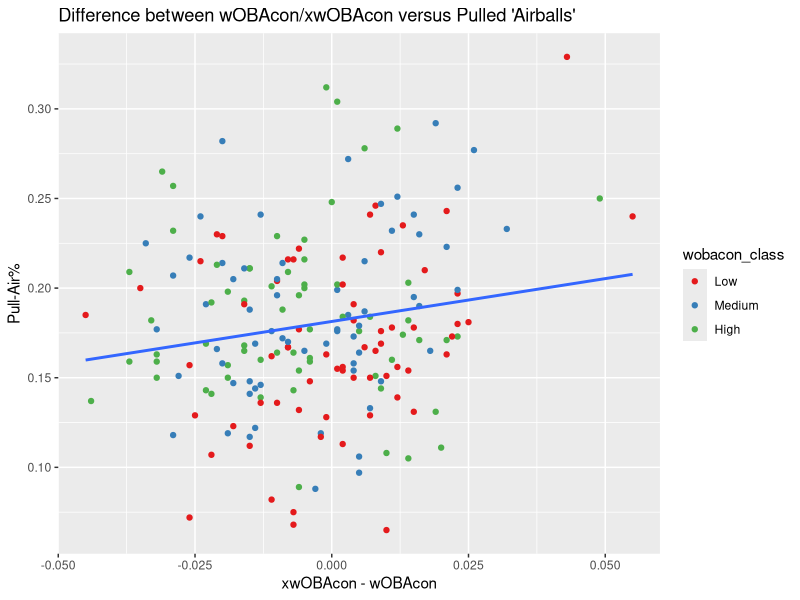
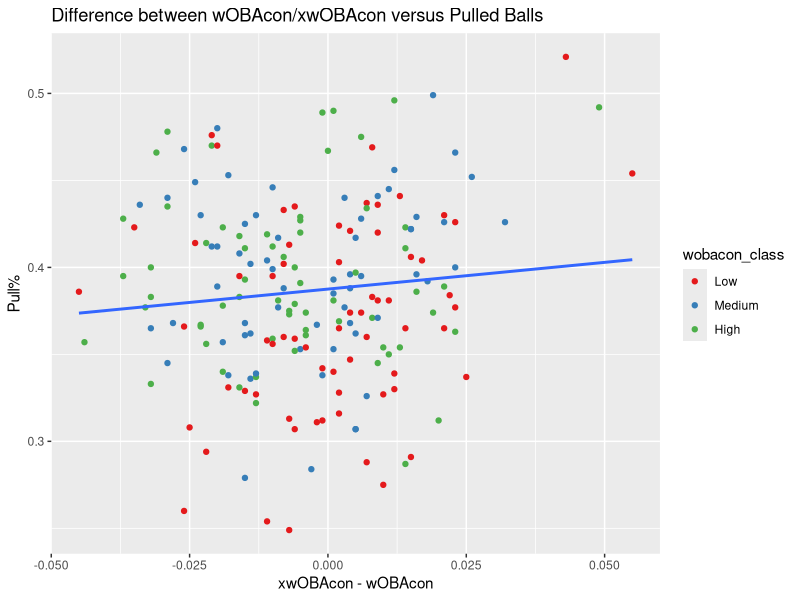

Write R code to recreate these figures, in order.
## ---- chunk 1
knitr::opts_chunk$set(echo = TRUE)
## ---- chunk 2
library(dplyr)
library(tidyverse)
library(ggplot2)
library(lubridate)
library(tibble)
## ---- chunk 3
woba <- read.csv("wobastats.csv")
woba <- woba %>%
  group_by(last_name..first_name, player_id) %>%
  summarise(
    total_pa = sum(pa, na.rm = TRUE),
    total_wobacon = round(sum(wobacon * pa, na.rm = TRUE) / sum(pa, na.rm = TRUE), 3),
    total_xwobacon = round(sum(xwobacon * pa, na.rm = TRUE) / sum(pa, na.rm = TRUE), 3),
    .groups = "drop"
  )
colnames(woba) <- c("name", "id", "total_pa", "total_wobacon", "total_xwobacon")
woba$wobacon_difference <- woba$total_wobacon - woba$total_xwobacon
head(woba, 5)
## ---- chunk 4
battedball <- read.csv("batted-ball.csv")
keeps <- c("id", "name", "bbe", "pull_rate", "straight_rate", "oppo_rate", "pull_gb_rate", "straight_gb_rate",
           "oppo_gb_rate", "pull_air_rate", "straight_air_rate", "oppo_air_rate")
battedball <- battedball[keeps] 
battedball <- battedball %>% mutate_if(is.numeric, round, digits=3)
head(battedball, 5)
## ---- chunk 5
data <- right_join(woba, battedball, by = "id")
keeps2 <- c("name.x", "id", "total_pa", "total_wobacon", "total_xwobacon",
            "wobacon_difference", "bbe", "pull_rate", "straight_rate", "oppo_rate", 
            "pull_gb_rate", "straight_gb_rate", "oppo_gb_rate", "pull_air_rate",
            "straight_air_rate", "oppo_air_rate")
data <- data[keeps2]
colnames(data) <- c("name", "id", "pa", "wobacon", "xwobacon",
            "difference", "batted_balls", "pull%", "straight%", "oppo%", 
            "pull_gb%", "straight_gb%", "oppo_gb%", "pull_air%",
            "straight_air%", "oppo_air%")
data <- data %>% mutate(
  wobacon_class = factor(case_when(
    ntile(wobacon, 3) == 1 ~ "Low",
    ntile(wobacon, 3) == 2 ~ "Medium",
    ntile(wobacon, 3) == 3 ~ "High"), levels = c("Low", "Medium", "High")))
## ---- chunk 6
ggplot(data, aes(x = difference, y = `pull_air%`)) +
  geom_point(aes(color = wobacon_class)) +
  labs(title = "Difference between wOBAcon/xwOBAcon versus Pulled 'Airballs'",
       x = "xwOBAcon - wOBAcon",
       y = "Pull-Air%") + scale_colour_brewer(palette = "Set1") + geom_smooth(method = "lm", se = FALSE)
## ---- chunk 7
ggplot(data, aes(x = difference, y = `pull%`)) +
  geom_point(aes(color = wobacon_class)) +
  labs(title = "Difference between wOBAcon/xwOBAcon versus Pulled Balls",
       x = "xwOBAcon - wOBAcon",
       y = "Pull%") + scale_colour_brewer(palette = "Set1") + geom_smooth(method = "lm", se = FALSE)
## ---- chunk 8
pulledair <- lm(difference ~ `pull_air%`, data)
summary(pulledair)
## ---- chunk 9
pulledall <- lm(difference ~ `pull%`, data)
summary(pulledall)
